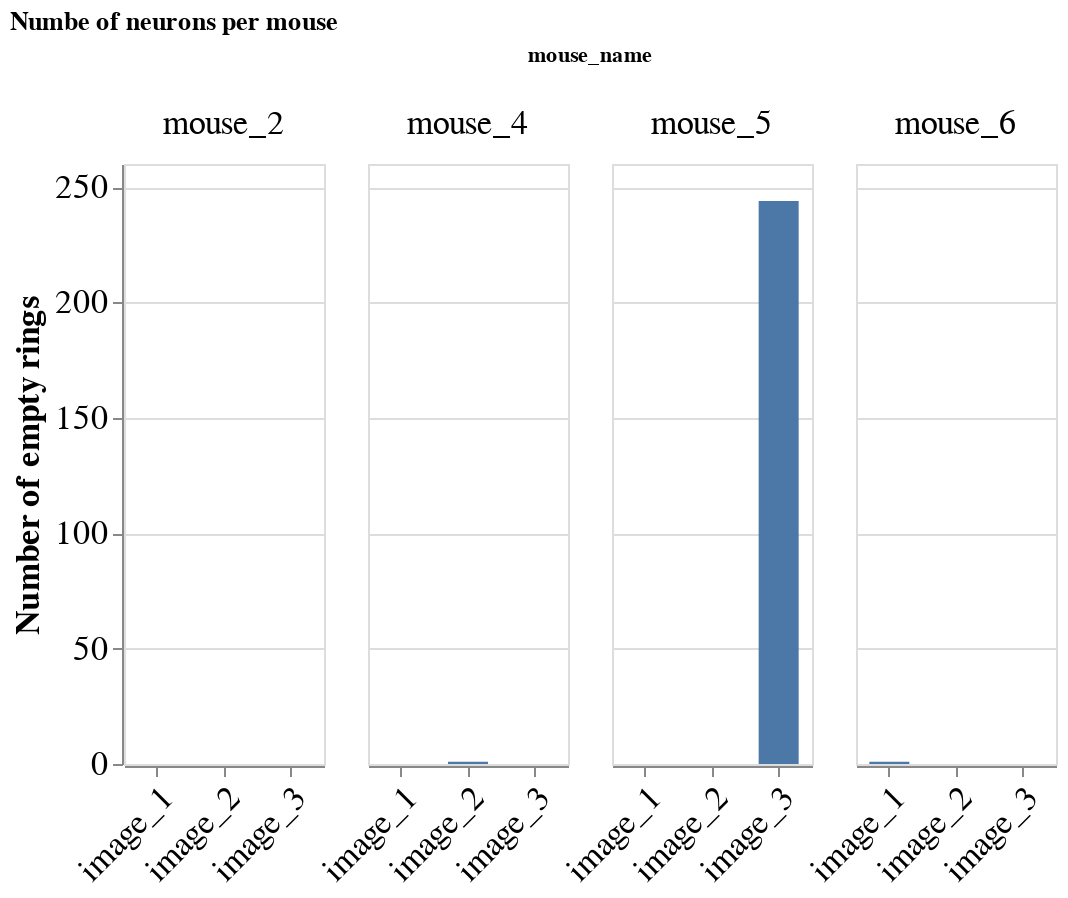

The code cell stored with this chart in its notebook:
### Markdown cell above
There seems to be something fishy with image_3 from mouse 5. We next look at the number of neurons without any synapses.

### Code cell
# see how many neurons without any synapses

# groupby mice and images
gb_empty_rings= data.groupby(['mouse_name','image_name'])['number_of_empty_rings'].sum().reset_index(name = 'empty_rings')

# plot
alt.Chart(gb_empty_rings).mark_bar(size = 20).encode(
    column = alt.Column('mouse_name',header=alt.Header(labelFontSize=17)),
    x=alt.X('image_name', title='', axis=alt.Axis(labelAngle=-45)),
    y=alt.Y('empty_rings', title='Number of empty rings')
).properties(
    title = 'Numbe of neurons per mouse',
    width = 100).configure_axis(
    labelFontSize=17,
    titleFontSize=17
)

### Figure 1 — Vega-Lite specification as saved in the notebook (floating-point values rounded to 4 significant figures)
{"config": {"view": {"continuousWidth": 300, "continuousHeight": 300}, "axis": {"labelFontSize": 17, "titleFontSize": 17}}, "data": {"name": "data-bdd7392a3751a4063482ba500939bb58"}, "mark": {"type": "bar", "size": 20}, "encoding": {"column": {"field": "mouse_name", "header": {"labelFontSize": 17}, "type": "nominal"}, "x": {"axis": {"labelAngle": -45}, "field": "image_name", "title": "", "type": "nominal"}, "y": {"field": "empty_rings", "title": "Number of empty rings", "type": "quantitative"}}, "title": "Numbe of neurons per mouse", "width": 100, "$schema": "https://vega.github.io/schema/vega-lite/v5.8.0.json", "datasets": {"data-bdd7392a3751a4063482ba500939bb58": [{"mouse_name": "mouse_2", "image_name": "image_1", "empty_rings": 0.0}, {"mouse_name": "mouse_2", "image_name": "image_2", "empty_rings": 0.0}, {"mouse_name": "mouse_2", "image_name": "image_3", "empty_rings": 0.0}, {"mouse_name": "mouse_4", "image_name": "image_1", "empty_rings": 0.0}, {"mouse_name": "mouse_4", "image_name": "image_2", "empty_rings": 1.0}, {"mouse_name": "mouse_4", "image_name": "image_3", "empty_rings": 0.0}, {"mouse_name": "mouse_5", "image_name": "image_1", "empty_rings": 0.0}, {"mouse_name": "mouse_5", "image_name": "image_2", "empty_rings": 0.0}, {"mouse_name": "mouse_5", "image_name": "image_3", "empty_rings": 244.0}, {"mouse_name": "mouse_6", "image_name": "image_1", "empty_rings": 1.0}, {"mouse_name": "mouse_6", "image_name": "image_2", "empty_rings": 0.0}, {"mouse_name": "mouse_6", "image_name": "image_3", "empty_rings": 0.0}]}}
